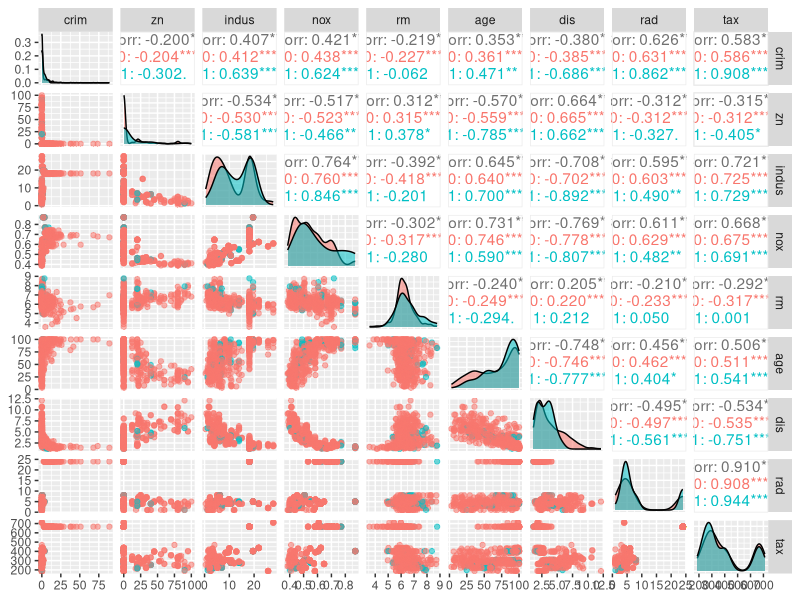
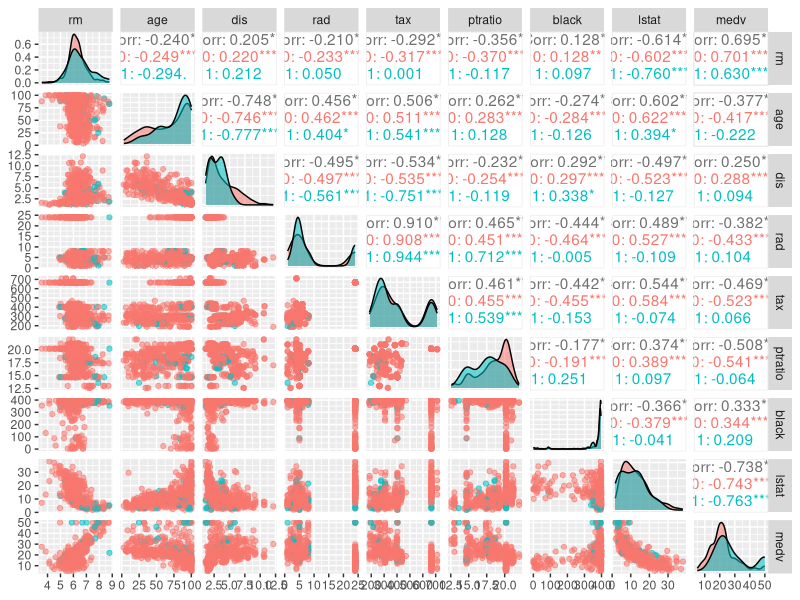
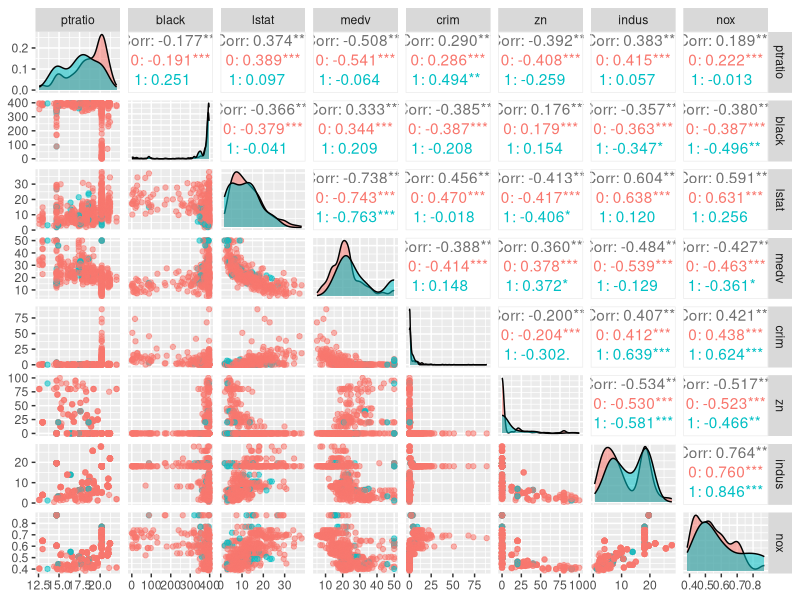
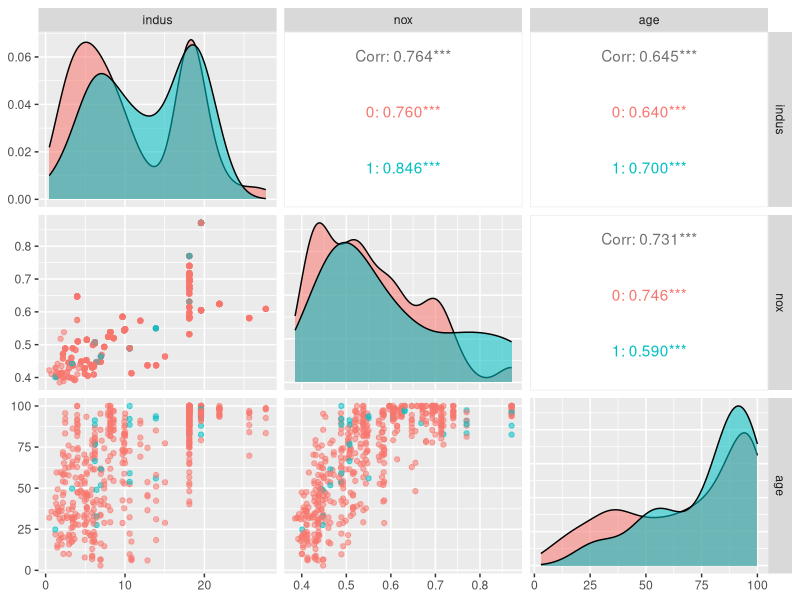
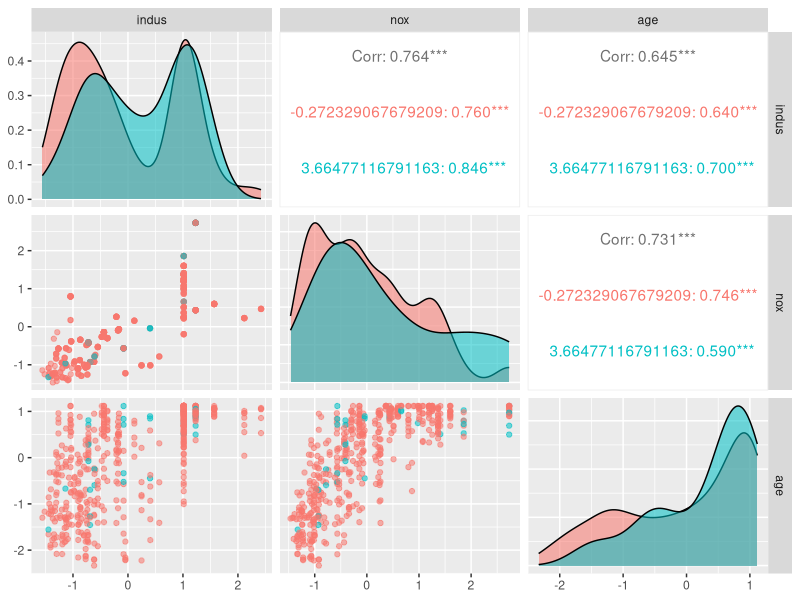
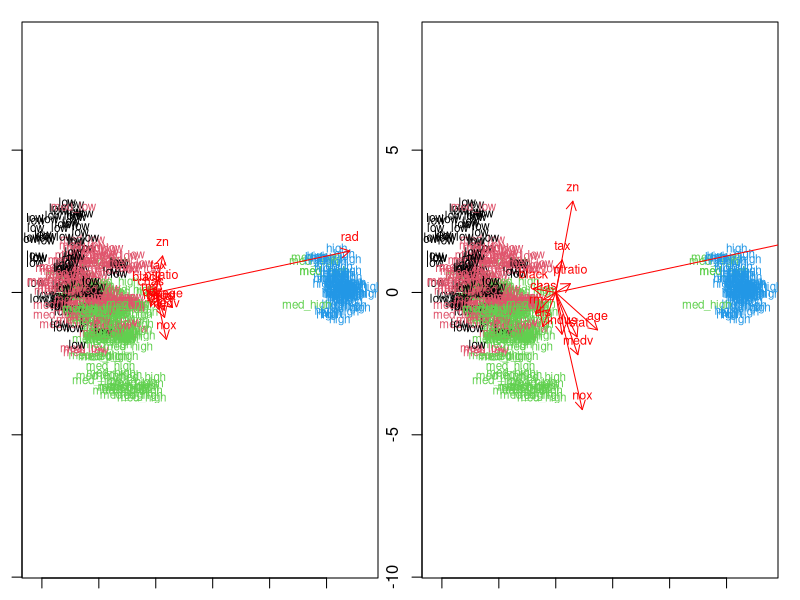
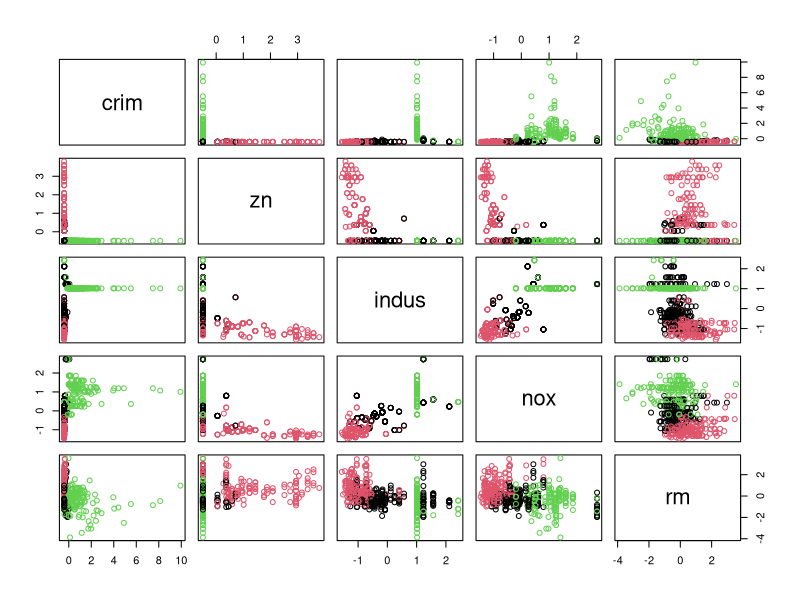
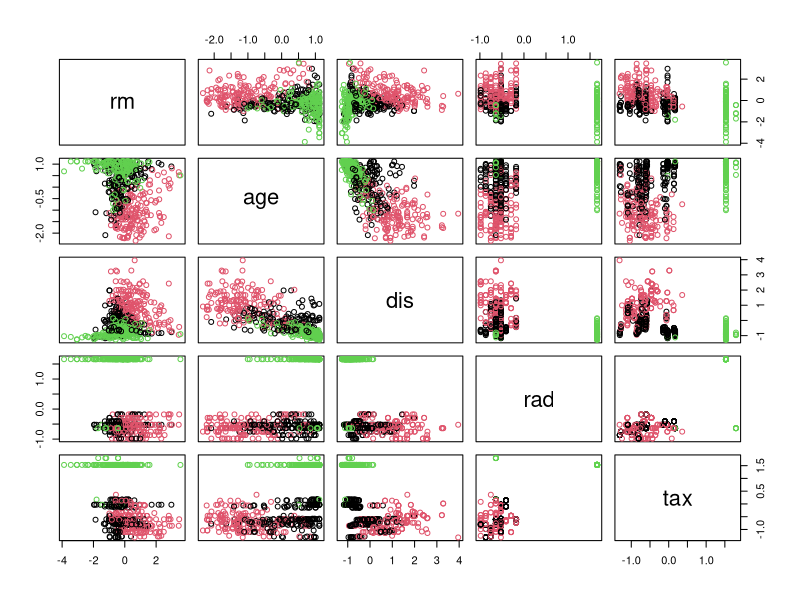

These charts were generated, in order, by the following R code:
## ---- chunk 1
knitr::opts_chunk$set(echo = TRUE)
library(MASS)
library(ggplot2)
library(GGally)
library(dplyr)
## ---- chunk 2

str(Boston)
summary(Boston)
## ---- chunk 3
library(MASS)
library(ggplot2)
library(GGally)
library(dplyr)
ggpairs(Boston, columns=c(1,2,3,5,6,7,8,9,10), mapping = aes(col=as.factor(Boston$chas), alpha=0.3), lower = list(combo = wrap("facethist", bins = 20)))
ggpairs(Boston[6:14], mapping = aes(col=as.factor(Boston$chas), alpha=0.3), lower = list(combo = wrap("facethist", bins = 20)))
ggpairs(Boston[c(11,12,13,14,1,2,3,5)], mapping = aes(col=as.factor(Boston$chas), alpha=0.3), lower = list(combo = wrap("facethist", bins = 20)))
## ---- chunk 4

bostondata<-as.data.frame(scale(Boston))
summary(bostondata)
## ---- chunk 5
library(MASS)
library(ggplot2)
library(GGally)
library(dplyr)
par(mar=c(1.1,1.1,1.1,1.1), mfrow=c(1,2))
ggpairs(Boston, columns=c(3,5,7), mapping = aes(col=as.factor(Boston$chas), alpha=0.3), lower = list(combo = wrap("facethist", bins = 20)))
ggpairs(bostondata, columns=c(3,5,7), mapping = aes(col=as.factor(bostondata$chas), alpha=0.3), lower = list(combo = wrap("facethist", bins = 20)))
## ---- chunk 6
library(MASS)
library(ggplot2)
library(GGally)
library(dplyr)
bostondata<-as.data.frame(scale(Boston))
bins <- quantile(bostondata$crim)
crime <- cut(bostondata$crim, breaks = bins,label=c("low","med_low","med_high","high"), include.lowest = TRUE)
bostondata <- dplyr::select(bostondata, -crim)
bostondata <- data.frame(bostondata, crime)
n <- nrow(bostondata)

ind <- sample(n,  size = n * 0.8)
train <- bostondata[ind,]
test <- bostondata[-ind,]
correct_classes <- test$crime
test <- dplyr::select(test, -crime)

## ---- chunk 7
library(MASS)
library(ggplot2)
library(GGally)
library(dplyr)
bostondata<-as.data.frame(scale(Boston))
bins <- quantile(bostondata$crim)
crime <- cut(bostondata$crim, breaks = bins,label=c("low","med_low","med_high","high"), include.lowest = TRUE)
bostondata <- dplyr::select(bostondata, -crim)
bostondata <- data.frame(bostondata, crime)
n <- nrow(bostondata)

ind <- sample(n,  size = n * 0.8)
train <- bostondata[ind,]
test <- bostondata[-ind,]
correct_classes <- test$crime
test <- dplyr::select(test, -crime)
# linear discriminant analysis
lda.fit <- lda(crime~., data = train)

# print the lda.fit object
lda.fit

# the function for lda biplot arrows
lda.arrows <- function(x, myscale = 1, arrow_heads = 0.1, color = "red", tex = 0.75, choices = c(1,2)){
  heads <- coef(x)
  arrows(x0 = 0, y0 = 0, 
         x1 = myscale * heads[,choices[1]], 
         y1 = myscale * heads[,choices[2]], col=color, length = arrow_heads)
  text(myscale * heads[,choices], labels = row.names(heads), 
       cex = tex, col=color, pos=3)
}

# target classes as numeric
classes <- as.numeric(train$crime)

# plot the lda results
plot(lda.fit, dimen = 2, col=classes, pch=classes)
lda.arrows(lda.fit, myscale = 2)

plot(lda.fit, dimen = 2, col=classes, pch=classes)
lda.arrows(lda.fit, myscale = 5)

## ---- chunk 8
library(MASS)
library(ggplot2)
library(GGally)
library(dplyr)
library(knitr)
# predict classes with test data
lda.pred <- predict(lda.fit, newdata = test)

# cross tabulate the results
table(correct = correct_classes, predicted = lda.pred$class)
## ---- chunk 9
library(MASS)
library(ggplot2)
library(GGally)
library(dplyr)
boston<-as.data.frame(scale(Boston))

#Let's see the distances of the variables.
dist_eu <- dist(boston)

# look at the summary of the distances
summary(dist_eu)
km <-kmeans(boston, centers = 3)

# plot the Boston dataset with clusters
par(mfrow=c(2,2))
pairs(boston[c(1,2,3,5,6)], col = km$cluster)
pairs(boston[6:10], col = km$cluster)
pairs(boston[10:14], col = km$cluster)
pairs(boston[c(12,13,14,1,2,3)], col = km$cluster)
# MASS, ggplot2 and Boston dataset are available

## ---- chunk 10
library(MASS)
library(ggplot2)
library(GGally)
library(dplyr)
k_max <- 10

# calculate the total within sum of squares
twcss <- sapply(1:k_max, function(k){kmeans(boston, k)$tot.withinss})

# visualize the results
qplot(x = 1:k_max, y = twcss, geom = 'line')


## ---- chunk 11
library(MASS)
library(ggplot2)
library(GGally)
library(dplyr)
# k-means clustering
km <-kmeans(boston, centers = 2)

# plot the Boston dataset with clusters
par(mfrow=c(2,2))
pairs(boston[c(1,2,3,5,6)], col = km$cluster)
pairs(boston[6:10], col = km$cluster)
pairs(boston[10:14], col = km$cluster)
pairs(boston[c(12,13,14,1,2,3)], col = km$cluster)
## ---- chunk 12
library(MASS)
library(ggplot2)
library(GGally)
library(dplyr)
km <-kmeans(boston, centers = 4)

# plot the Boston dataset with clusters
par(mfrow=c(2,2))
pairs(boston[c(1,2,3,5,6)], col = km$cluster)
pairs(boston[6:10], col = km$cluster)
pairs(boston[10:14], col = km$cluster)
pairs(boston[c(12,13,14,1,2,3)], col = km$cluster)
